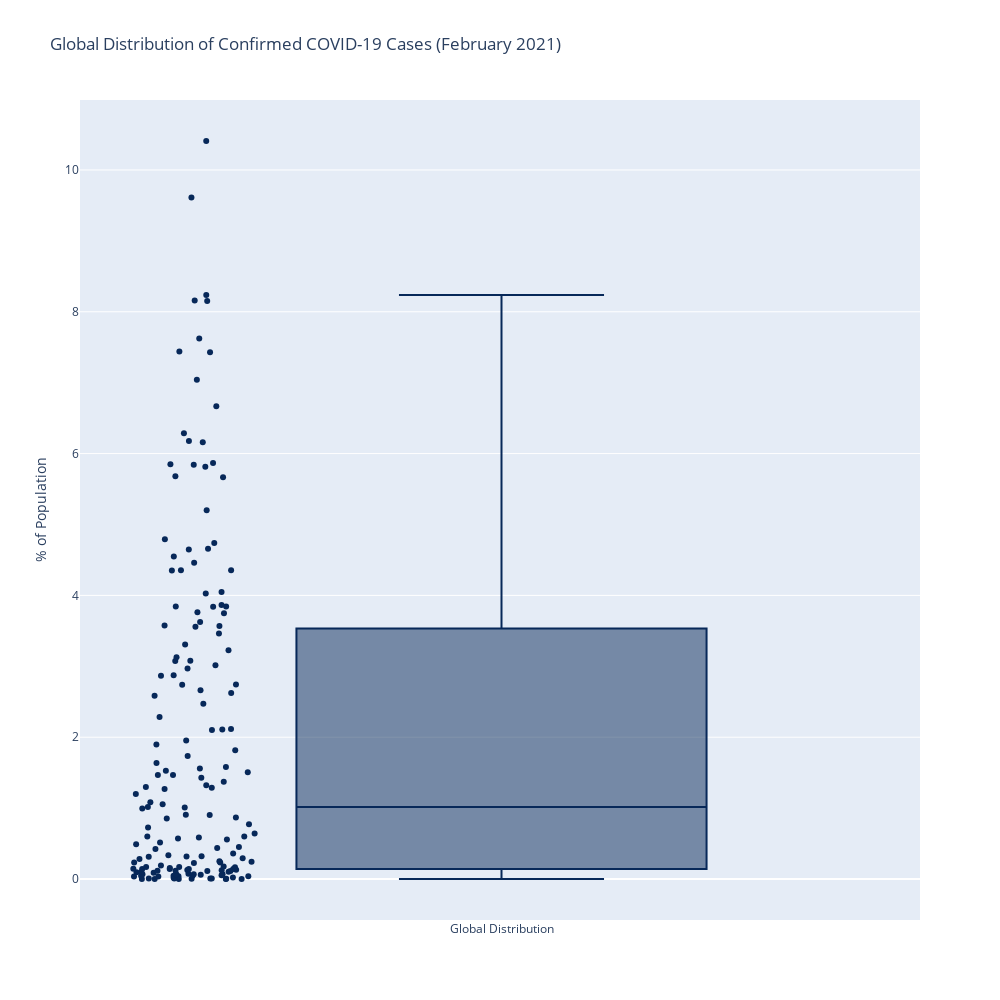

Notebook cell for this chart:
### Code cell
##Analysis of COVID data
confirmed_fig = go.Figure()

confirmed_fig.add_trace(go.Box(
    y=confirmed, 
    customdata=fat_data["Country"],
    boxpoints='all',
    marker_color='rgb(7,40,89)',
    line_color='rgb(7,40,89)',
    hovertemplate='Country: %{customdata}<br>Confirmed %{y}%<br>',
))

confirmed_fig.update_layout(width=1000, height=1000, 
                  title="Global Distribution of Confirmed COVID-19 Cases (February 2021)", 
                  yaxis_title="% of Population")

confirmed_fig.update_traces(name='Global Distribution')

confirmed_fig.show()
print("""
    This chart shows the distribution of COVID-19 rates for each country with available data.
    There are two outliers in the data: Montenegro with a COVID-19 rate of 10.4% and Czechia with a COVID-19 rate of 9.61%.
    The country with the highest COVID-19 rate is Montenegro with a COVID-19 rate of 10.4%.
    The country with the lowest COVID-19 rate is Vanuatu with a COVID-19 rate of 0.0003%.
    """)

##Normality Test
shapiro_test_stat, shapiro_p_value = stats.shapiro(confirmed)
print(f"Shapiro-Wilk Test - Statistic: {shapiro_test_stat}, p-value: {shapiro_p_value}")

##Summary Stats for COVID
mean_covid = np.mean(confirmed)
median_covid = np.median(confirmed)
mode_covid = stats.mode(confirmed)
range_covid = np.ptp(confirmed)


print(f"Mean: {mean_covid}")
print(f"Median: {median_covid}")
print(f"Range: {range_covid}")


##Calculate the variance and standard deviation for COVID
var_numpy = np.var(confirmed,ddof = 0)
sd_numpy = np.std(confirmed,ddof = 0)

print(f"The variance for COVID-19 rates is {var_numpy}")
print(f"The standard deviation for COVID-19 rates is {sd_numpy}")
print(f"Roughly 68% of the data is between {round(gaverage_confirmed-sd_numpy,3)} and {round(gaverage_confirmed+sd_numpy,3)}")
print(f"Roughly 95% of the data is between {round(gaverage_confirmed-2*sd_numpy,3)} and {round(gaverage_confirmed+2*sd_numpy,3)}")
print(f"Roughly 99.7% of the data is between {round(gaverage_confirmed-3*sd_numpy,3)} and {round(gaverage_confirmed+3*sd_numpy,3)}")

### Figure 1 — Plotly figure (JSON) as saved in the notebook; plotly's stock layout.template omitted (floating-point values rounded to 4 significant figures; data arrays with more than 128 entries replaced by an {"elided": "..."} marker saying what was removed)
{"data": [{"boxpoints": "all", "customdata": {"elided": "163 str values"}, "hovertemplate": "Country: %{customdata}<br>Confirmed %{y}%<br>", "line": {"color": "rgb(7,40,89)"}, "marker": {"color": "rgb(7,40,89)"}, "name": "Global Distribution", "type": "box", "y": {"elided": "163 float values"}}], "layout": {"height": 1000, "title": {"text": "Global Distribution of Confirmed COVID-19 Cases (February 2021)"}, "width": 1000, "xaxis": {"autorange": true, "range": [-0.5036, 0.5], "type": "category"}, "yaxis": {"autorange": true, "range": [-0.5779, 10.99], "title": {"text": "% of Population"}, "type": "linear"}}}
